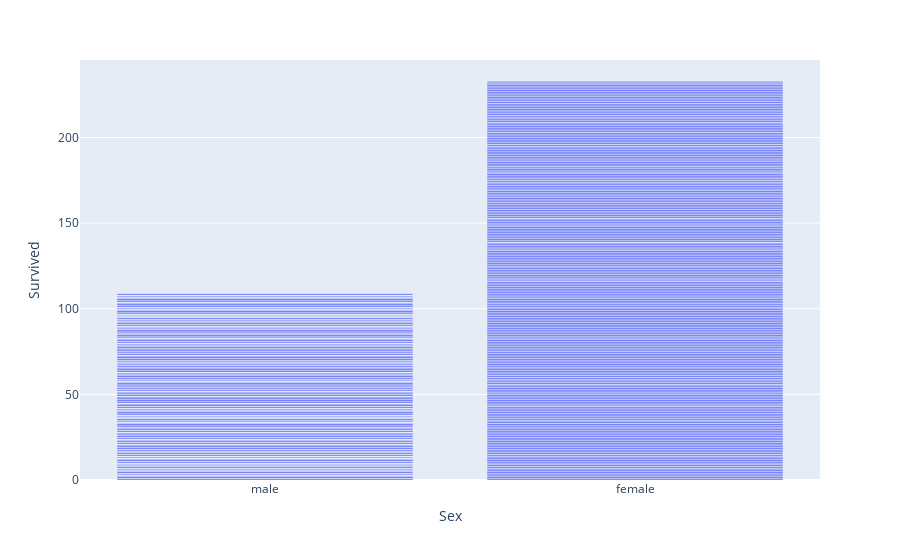

Here is the notebook cell this chart was saved with:
### Code cell
px.bar(df_train, x='Sex', y='Survived')

### Figure 1 — Plotly figure (JSON) as saved in the notebook; plotly's stock layout.template omitted (floating-point values rounded to 4 significant figures; data arrays with more than 128 entries replaced by an {"elided": "..."} marker saying what was removed)
{"data": [{"alignmentgroup": "True", "hovertemplate": "Sex=%{x}<br>Survived=%{y}<extra></extra>", "legendgroup": "", "marker": {"color": "#636efa", "pattern": {"shape": ""}}, "name": "", "offsetgroup": "", "orientation": "v", "showlegend": false, "textposition": "auto", "type": "bar", "x": {"elided": "891 str values"}, "xaxis": "x", "y": {"elided": "891 int values"}, "yaxis": "y"}], "layout": {"barmode": "relative", "legend": {"tracegroupgap": 0}, "margin": {"t": 60}, "xaxis": {"anchor": "y", "domain": [0, 1], "title": {"text": "Sex"}}, "yaxis": {"anchor": "x", "domain": [0, 1], "title": {"text": "Survived"}}}}
